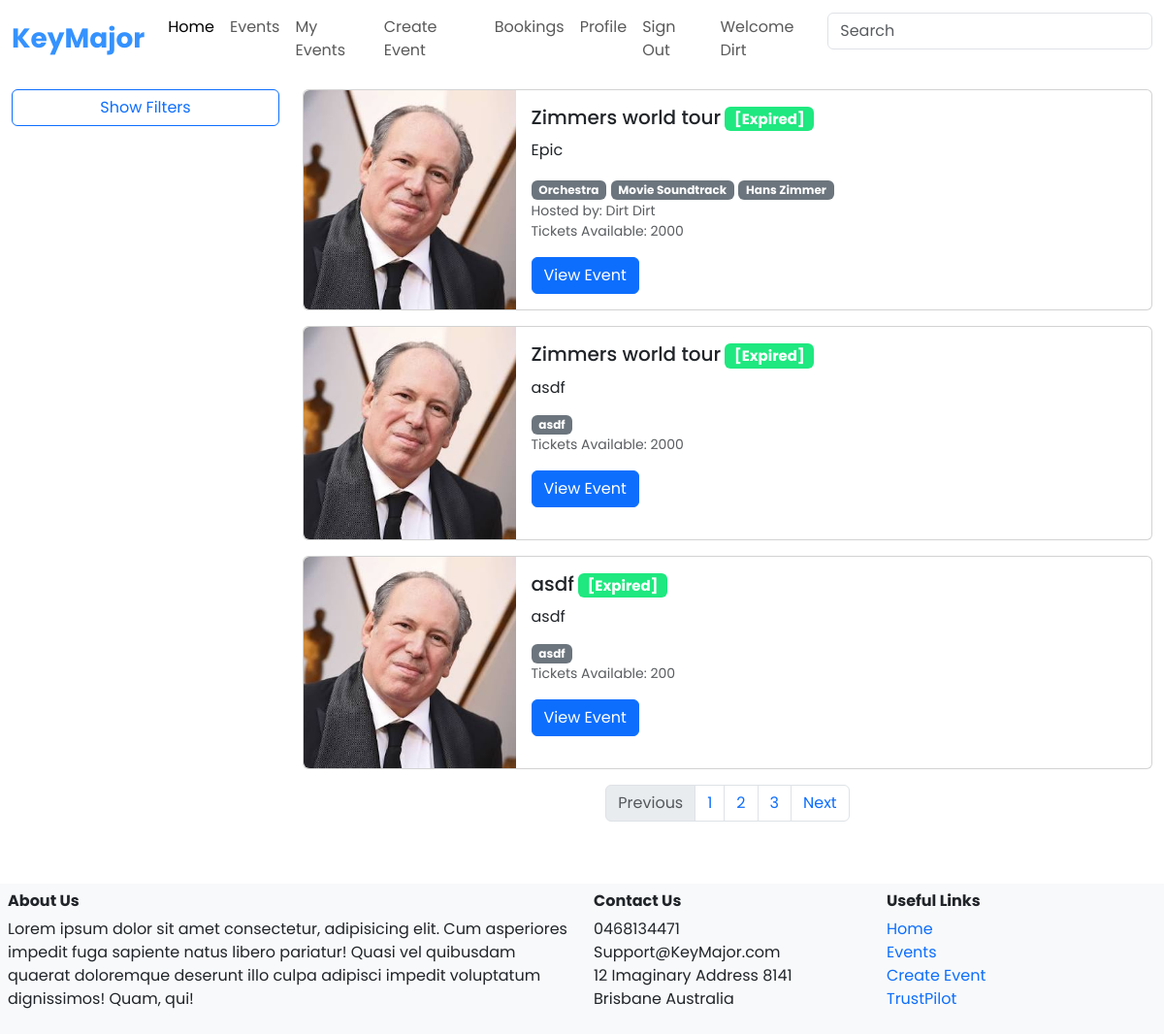
The page /events/ (signed in) on the database its author committed.
### server/models.py (models this page shows, shortened)
class User(db.Model, UserMixin):
    __tablename__ = 'users'
    id = db.Column(db.Integer, primary_key=True)
    fname = db.Column(db.String(100), index=True, nullable=False)
    lname = db.Column(db.String(100), index=True, nullable=False)
    pnumber = db.Column(db.String(100), nullable=False)
    emailid = db.Column(db.String(100), index=True, nullable=False)
    password_hash = db.Column(db.String(255), nullable=False)
    image = db.Column(db.String(400))
    comments = db.relationship('Comment', backref='user')
    created_event = db.relationship('Event', backref='user')
    orders = db.relationship('TicketOrder', backref='user')

class Event(db.Model):
    __tablename__ = 'events'
    id = db.Column(db.Integer, primary_key=True)
    creator_id = db.Column(db.Integer, db.ForeignKey('users.id'))
    name = db.Column(db.String(80))
    description = db.Column(db.String(200))
    tags = db.Column(db.String(200))
    image = db.Column(db.String(400))
    venue_name = db.Column(db.String(80))
    address = db.Column(db.String(80))
    ticket_cost = db.Column(db.Double)
    artist = db.Column(db.String(80))
    date = db.Column(db.Date)
    time = db.Column(db.Time)
    maxSeating = db.Column(db.Integer)
    currentSeating = db.Column(db.Integer)
    comments = db.relationship('Comment', backref='event')
    orders = db.relationship('TicketOrder', backref='event')
    status = db.relationship('EventStatus', backref='event')

class EventStatus(db.Model):
    __tablename__ = 'event_status'
    id = db.Column(db.Integer, primary_key=True)
    Event_id = db.Column(db.Integer, db.ForeignKey('events.id'))
    status = db.Column(Enum(Status))
    def __repr__(self) -> str:
        return f"{self.status.value}"

### server/events.py (the view)
@event_bp.route('/', methods=['GET'])
def load_events():
	update_status()
	events = db.session.scalars(db.select(Event))
	users = db.session.scalars(db.select(User))
	return render_template('events-browser.html', events = events, users = users)

### server/events.py (called while the page is built)
def update_status():
	e = db.session.query(Event).filter(Event.date <= date.today())
	for ev in e:
		if(ev.date==date.today()):
			if(ev.time.strftime("%H:%M") >= datetime.now().strftime("%H:%M")):
				continue
			if(ev.status == Status.e):
				continue
		s = db.session.scalar(db.select(EventStatus).where(EventStatus.Event_id==ev.id))
		s.status = Status.e
	seat = db.session.query(Event).filter(Event.currentSeating==Event.maxSeating)
	for i in seat:
		k = db.session.scalar(db.select(EventStatus).where(EventStatus.Event_id==i.id))
		if((k.status==Status.e) or (k.status==Status.s)):
			continue
		k.status = Status.s
	db.session.commit()

### server/templates/events-browser.html (shortened to what this page needs)
{% extends 'base.html' %}
{% block content %}
        <div class="container-xxl mt-4">
            <div class="row">
                <div class="col-md-3">
                    <a class="btn btn-outline-primary w-100 mb-3" data-bs-toggle="collapse" href="#filterCollapse" role="button" aria-expanded="false" aria-controls="filterCollapse" id="filter-btn">
                        Show Filters
                    </a>
                </div>
                <div class="col-md-9">
                    {% for event in events %}
                    <div class="card mb-3">
                        <div class="row g-0">
                            <div class="col-lg-3">
                                <img src="{{ event.image }}" class="img-fluid object-fit-cover h-100 rounded-start" alt="Remembering Ghibli Songs">
                            </div>
                            <div class="col-lg-9">
                                <div class="card-body">
                                    <h5 class="card-title">{{ event.name }}<span class="badge badge-open ms-1">{{ event.status }}</span></h5>
                                    <p class="card-text">{{ event.description }}</p>
                                    {% set t = event.tags.split(',') %}
                                    {% for tag in t -%}
                                        <span class="badge bg-secondary">{{tag}}</span>
                                    {% endfor -%}
                                    {% for user in users if user.id==event.creator_id %}
                                        <p class="card-text mb-0"><small class="text-body-secondary">Hosted by: {{user.fname}} {{user.lname}}</small></p>
                                    {% endfor %}
                                    <p class="card-text"><small class="text-body-secondary">Tickets Available: {{ event.maxSeating - event.currentSeating }}</small></p>
                                    <a href="{{ url_for('event.show', id=event.id) }}" class="btn btn-primary">View Event</a>
                                </div>
                            </div>
                        </div>
                    </div>
                    {% endfor %}
                    <nav aria-label="Page navigation example">
                        <ul class="pagination justify-content-center">
                            <li class="page-item disabled">
                            <a class="page-link">Previous</a>
                            </li>
                            <li class="page-item"><a class="page-link" href="#">1</a></li>
                            <li class="page-item"><a class="page-link" href="#">2</a></li>
                            <li class="page-item"><a class="page-link" href="#">3</a></li>
                            <li class="page-item">
                            <a class="page-link" href="#">Next</a>
                            </li>
                        </ul>
                    </nav>
                </div>
            </div>
        </div>
{% endblock %}

### server/templates/base.html (shortened to what this page needs)
<html>
<head>
    <link href="https://cdn.jsdelivr.net/npm/bootstrap@5.3.1/dist/css/bootstrap.min.css" rel="stylesheet">
    <link rel="stylesheet" href="{{ url_for('static', filename='style.css') }}">
</head>
<body>
    <header>
            <nav class="navbar navbar-expand-xl fixed-top">
                <div class="container-xxl">
                    <a class="navbar-brand" href="{{ url_for('main.index') }}">KeyMajor</a>
                    <div class="collapse navbar-collapse w-auto" id="navbarSupportedContent">
                        <ul class="navbar-nav me-auto mb-2 mb-xl-0">
                            <li class="nav-item">
                                <a class="nav-link active" aria-current="page" href="{{ url_for('main.index') }}">Home</a>
                            </li>
                            <li class="nav-item">
                                <a class="nav-link" href="{{ url_for('event.load_events') }}">Events</a>
                            </li>
                            {% if current_user.is_authenticated %}
                            <li class="nav-item">
                                <a class="nav-link" href="{{url_for('event.load_created_events')}}">My Events</a>
                            </li>
                            <li class="nav-item">
                                <a class="nav-link" href="{{ url_for('event.event_creation') }}">Create Event</a>
                            </li>
                            <li class="nav-item">
                                <a class="nav-link" href="event-bookings.html">Bookings</a>
                            </li>
                            <li class="nav-item">
                                <a class="nav-link" href="#">Profile</a>
                            </li>
                            <li class="nav-item">
                                <a class="nav-link" href="{{ url_for('auth.logout') }}">Sign Out</a>
                            </li>
                            <li class="nav-item">
                                <a class="nav-link">Welcome {{current_user.fname}}</a>
                            </li>
                            {% endif %}
                        </ul>
                        <form class="d-flex" role="search">
                            <input class="form-control" type="search" placeholder="Search" aria-label="Search">
                        </form>
                    </div>
                </div>
            </nav>
    </header>
    {% block content %}
    {% endblock %}
    <div class="footer mt-5 bg-light">
        <footer class="container-xxl p-2">
            <div class="row">
                <div class="col-md-6">
                    <h6 class="fw-bold">About Us</h6>
                    <p>
                        Lorem ipsum dolor sit amet consectetur, adipisicing elit. Cum
                        asperiores impedit fuga sapiente natus libero pariatur! Quasi vel
                        quibusdam quaerat doloremque deserunt illo culpa adipisci impedit
                        voluptatum dignissimos! Quam, qui!
                    </p>
                </div>
                <div class="col-md-3">
                    <h6 class="fw-bold">Contact Us</h6>
                    <ul class="list-unstyled">
                        <li>0468134471</li>
                        <li>Support@KeyMajor.com</li>
                        <li>12 Imaginary Address 8141 Brisbane Australia </li>
                    </ul>
                </div>
                <div class="col-md-3">
                    <h6 class="fw-bold">Useful Links</h6>
                    <ul class="nav flex-column">
                        <li class="nav-item"><a class="nav-link p-0" href="{{ url_for('main.index') }}">Home</a></li>
                        <li class="nav-item"><a class="nav-link p-0" href="#">Events</a></li>
                        {% if current_user.is_authenticated %}
                        <li class="nav-item"><a class="nav-link p-0" href="{{ url_for('event.event_creation') }}">Create Event</a></li>
                        <li class="nav-item"><a class="nav-link p-0" href="#">TrustPilot</a></li>
                        {% else %}
                        <li class="nav-item"><a class="nav-link p-0" href="{{ url_for('auth.authenticate') }}">Log in</a></li>
                        <li class="nav-item"><a class="nav-link p-0" href="{{ url_for('auth.register') }}">Register</a></li>
                        {% endif %}
                    </ul>
                </div>
            </div>
        </footer>
    </div>
</body>
</html>

### server/static/style.css (style rules this page uses)
:root { --bs-primary: #3592FF; }
body { border: 0px; margin: 0px; padding: 0px; font-family: 'Poppins'; padding-top: 68px; }
.navbar { --bs-navbar-brand-color: #3592FF; --bs-navbar-brand-font-size: 28px; --bs-navbar-brand-hover-color: #3592FF; background-color: #ffffff; }
.navbar-brand { font-weight: bold; }
.badge-open { background-color:#1ee87f; }

### rows shown on the page
User: fname "Dirt", lname "Dirt"
Event: image (picture), name "Zimmers world tour", status "[Expired]", description "Epic", t "Orchestra" "Movie Soundtrack" "Hans Zimmer", event.maxSeating-event.currentSeating "2000"
Event: image (picture), name "Zimmers world tour", status "[Expired]", description "asdf", tags "asdf", event.maxSeating-event.currentSeating "2000"
Event: image (picture), name "asdf", status "[Expired]", description "asdf", tags "asdf", event.maxSeating-event.currentSeating "200"
